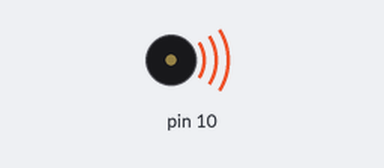
This sketch was run on a simulated Arduino Uno, built with avr-gcc and run on an emulated ATmega328P. On the bench: buzzer (waves = sounding). What the sketch prints to the serial monitor is not drawn.

Above: at 0.1 s.
Timing chart, 0 to 1.6 s (numbered marks = the images above):
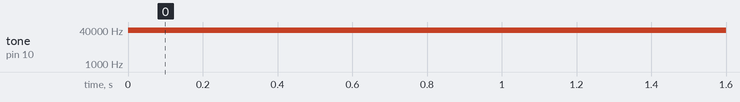

The sketch:

serialIRtransmitter.ino
```cpp
void setup()
{
  Serial.begin(2400);
}

void loop()
{
  tone(10,38000);
  Serial.println("Hello");
  delay(500);
}
```

Measured:
- by itself, tone on pin 10: silent → 38000 Hz at 0.00 s
